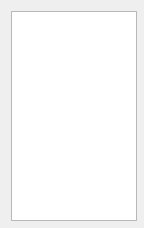
<?xml version="1.0" encoding="UTF-8"?>
<ui version="4.0">
 <class>DoorUI</class>
 <widget class="QWidget" name="DoorUI">
  <property name="geometry">
   <rect>
    <x>0</x>
    <y>0</y>
    <width>144</width>
    <height>228</height>
   </rect>
  </property>
  <property name="minimumSize">
   <size>
    <width>144</width>
    <height>228</height>
   </size>
  </property>
  <property name="maximumSize">
   <size>
    <width>144</width>
    <height>228</height>
   </size>
  </property>
  <property name="windowTitle">
   <string>Form</string>
  </property>
  <layout class="QHBoxLayout" name="horizontalLayout">
   <item>
    <widget class="QGraphicsView" name="floorDoorsGraphicsView">
     <property name="sizePolicy">
      <sizepolicy hsizetype="Fixed" vsizetype="Fixed">
       <horstretch>0</horstretch>
       <verstretch>0</verstretch>
      </sizepolicy>
     </property>
     <property name="minimumSize">
      <size>
       <width>126</width>
       <height>210</height>
      </size>
     </property>
     <property name="maximumSize">
      <size>
       <width>126</width>
       <height>210</height>
      </size>
     </property>
    </widget>
   </item>
  </layout>
 </widget>
 <resources/>
 <connections/>
</ui>
